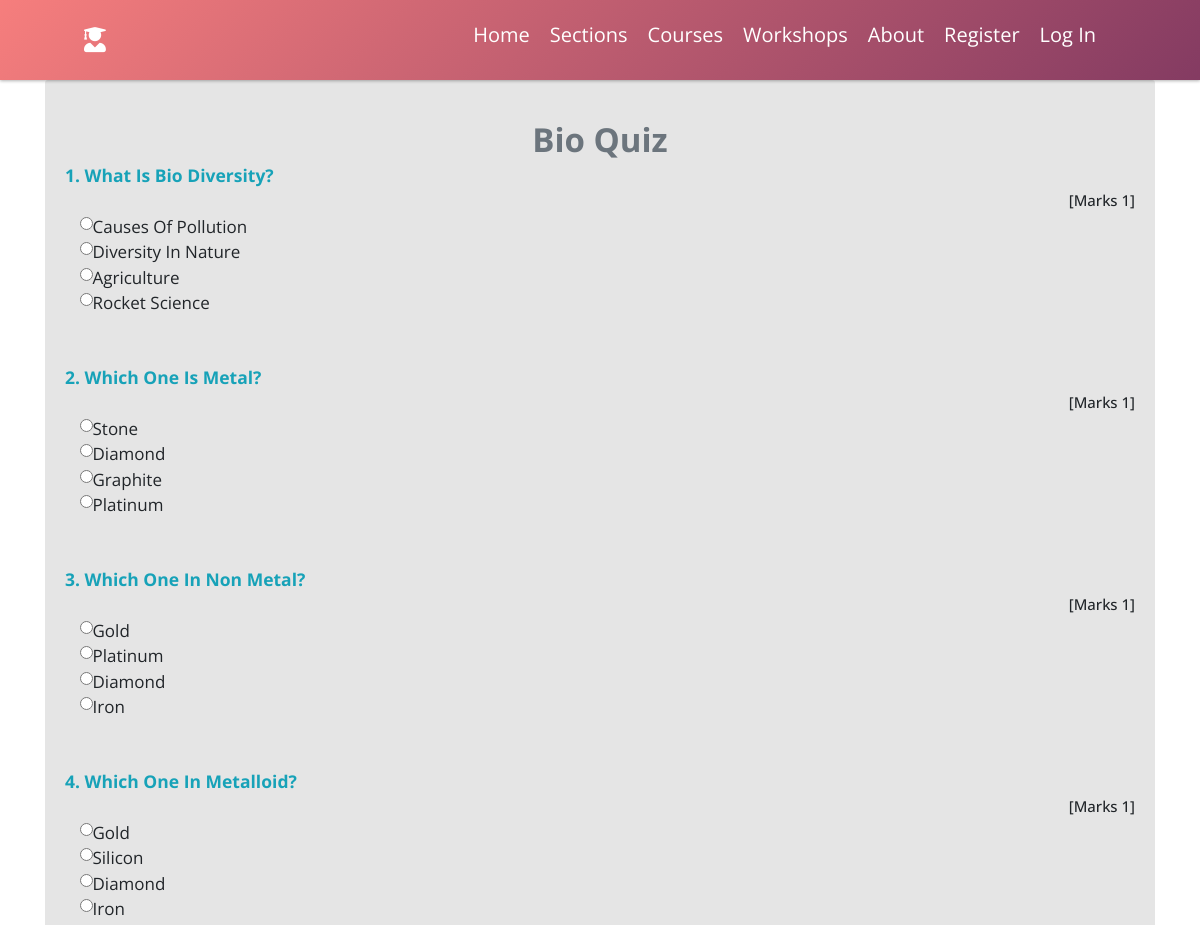
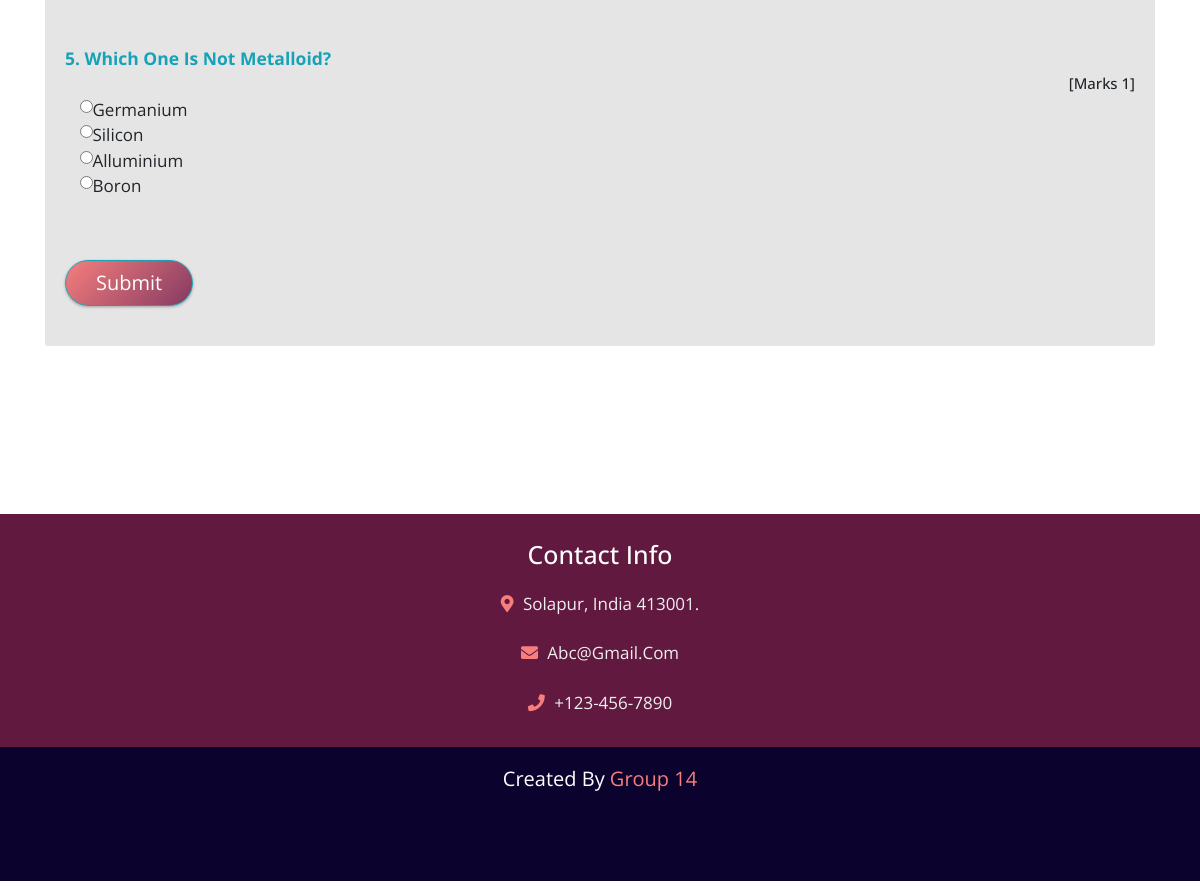
/start_quiz/?pid=6&&qid=1, run on the app's committed database (2 pictures, top to bottom).
### users/models.py (models this page shows, shortened)
class Quiz(models.Model):
   course = models.ForeignKey(add_course,on_delete = models.CASCADE)
   quiz_name = models.CharField(max_length=50)
   question_number = models.PositiveIntegerField()
   total_marks = models.PositiveIntegerField()

class Question(models.Model):
    quiz=models.ForeignKey(Quiz,on_delete=models.CASCADE)
    course = models.ForeignKey(add_course,on_delete = models.CASCADE)
    marks=models.PositiveIntegerField()
    question=models.CharField(max_length=600)
    option1=models.CharField(max_length=200)
    option2=models.CharField(max_length=200)
    option3=models.CharField(max_length=200)
    option4=models.CharField(max_length=200)
    cat=(('Option1','Option1'),('Option2','Option2'),('Option3','Option3'),('Option4','Option4'))
    answer=models.CharField(max_length=200,choices=cat)

### users/views.py (the view)
# urls.py: path('start_quiz/', views.start_quiz, name='start_quiz'),
def start_quiz(request):
	csrfContext = RequestContext(request)
	context={}
	if "pid" in request.GET:
		pid = request.GET["pid"]
		obj = add_course.objects.get(id=pid)
	if "qid" in request.GET:
		qid = request.GET["qid"]
		obj2 = Quiz.objects.get(id=qid)
	questions = Question.objects.all().filter(quiz__id=qid)
	context["questions"]= questions
	context["course"] = obj
	context["quiz"] = obj2
	if request.method=='POST':
		pass
	response= render(request,'users/start_exam.html',context)
	response.set_cookie('quiz_id',obj2.id)
	return response

### users/templates/users/start_exam.html (shortened to what this page needs)
{% extends 'users/base.html' %}
{% load static %}
{% load widget_tweaks %}
{% load crispy_forms_tags %}
{% block content %}
<head>
</head>
<div class="container" style="margin-top: 80px;" >
<div class="jumbotron my-4" style="background-color: rgba(0,0,0,0.1);" >
  <form class="form" autocomplete="off" onsubmit="return saveAns()"  action="/calculate-marks" method="POST">
    <h1 class="text-muted" style="text-align: center; font-weight: bold;">{{quiz.quiz_name}}</h1>
    {% for q in questions%}
    <div class="content">
    <h3 class="text-info" style="font-weight: bold;">{{ forloop.counter }}. {{q.question}}</h3><h4 style="text-align: right;">[Marks {{q.marks}}]</h4>
        <div class="">
          <div class="form-check mx-4">
            <input class="form-check-input" type="radio" name="{{ forloop.counter }}" id="{{q.option1}}" value="Option1">
            <label class="form-check-label" for="option1">
              {{q.option1}}
            </label>
          </div>
          <div class="form-check mx-4">
            <input class="form-check-input" type="radio" name="{{ forloop.counter }}" id="{{q.option2}}" value="Option2">
            <label class="form-check-label" for="option2">
              {{q.option2}}
            </label>
          </div>
          <div class="form-check mx-4">
            <input class="form-check-input" type="radio" name="{{ forloop.counter }}" id="{{q.option3}}" value="Option3">
            <label class="form-check-label" for="option3">
              {{q.option3}}
            </label>
          </div>
          <div class="form-check mx-4">
            <input class="form-check-input" type="radio" name="{{ forloop.counter }}" id="{{q.option4}}" value="Option4">
            <label class="form-check-label" for="option4">
              {{q.option4}}
            </label>
          </div>
          <br>
          <br>
        </div>
      </div>
        {% endfor %}
        <input class="btn btn-info btn-lg"   type="submit" value="Submit">
    </form>
  </div>
</div>
<br><br><br><br><br><br>
{% endblock %}

### users/static/users/css/main.css (style rules this page uses)
:root { --gradient:linear-gradient(135deg, #f67e7d, #843b62); }
* { font-family: 'Open Sans', sans-serif; margin:0; padding:0; box-sizing: border-box; border:none; outline: none; text-decoration: none; text-transform: capitalize; transition: all .2s linear; }
html { font-size: 62.5%; overflow-x: hidden; }
.btn { padding:.7rem 3rem; font-size: 2rem; color:#fff; background:var(--gradient); border-radius: 5rem; margin-top: 1rem; cursor: pointer; box-shadow: 0 .1rem .3rem rgba(0,0,0,.3); position: relative; overflow: hidden; z-index: 0; }

### users/static/users/css/section_style.css (style rules this page uses)
:root { --gradient:linear-gradient(135deg, #f67e7d, #843b62); }
body { font-size: 170%; }
h1 { color: #843b62; font-size: 3.3rem; text-align: center; }

### data on the page
Quiz: quiz_name "Bio Quiz"
Question: question "What Is Bio Diversity?", marks "1", option1 "Causes Of Pollution", option2 "Diversity In Nature", option3 "Agriculture", option4 "Rocket Science"
Question: question "Which One Is Metal?", marks "1", option1 "Stone", option2 "Diamond", option3 "Graphite", option4 "Platinum"
Question: question "Which One In Non Metal?", marks "1", option1 "Gold", option2 "Platinum", option3 "Diamond", option4 "Iron"
Question: question "Which One In Metalloid?", marks "1", option1 "Gold", option2 "Silicon", option3 "Diamond", option4 "Iron"
Question: question "Which One Is Not Metalloid?", marks "1", option1 "Germanium", option2 "Silicon", option3 "Alluminium", option4 "Boron"
